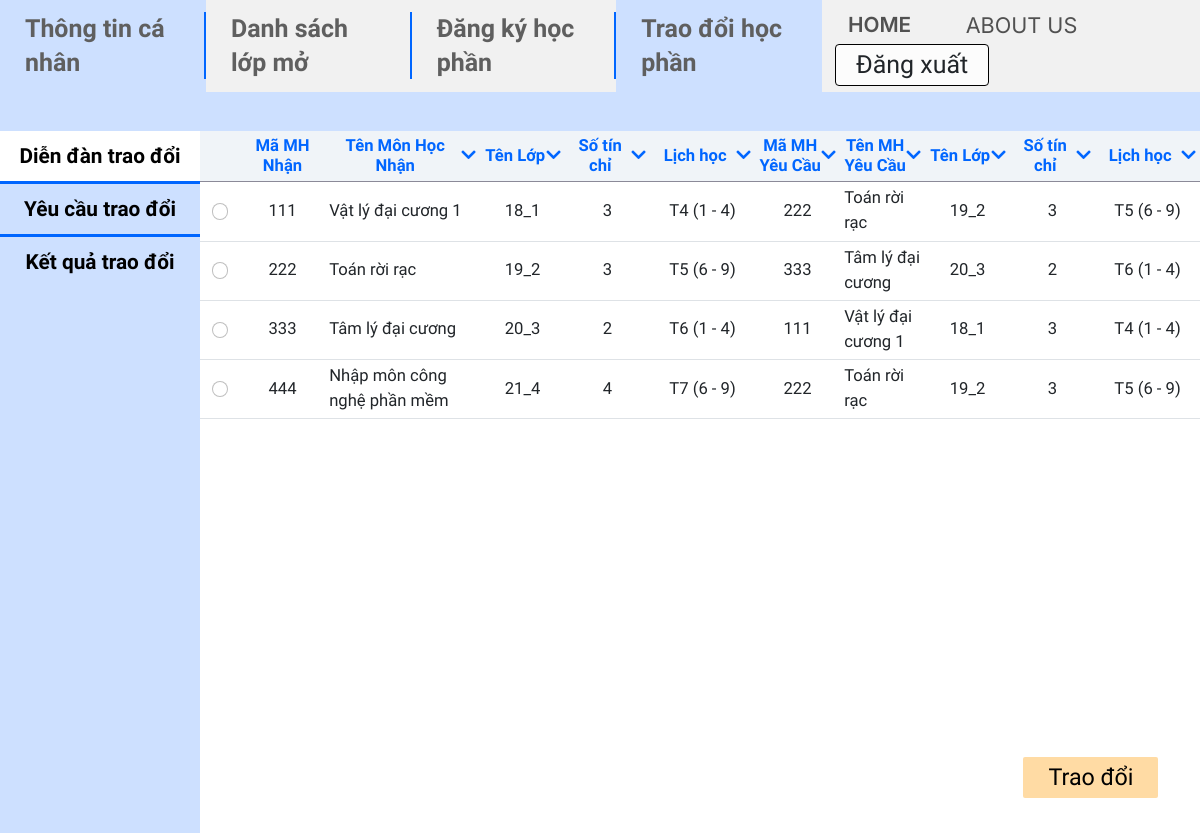
Screenshot of /mvc/views/Exchange.php (signed in) with the database file from the repository.
### tables this page shows
CREATE TABLE `trade` (
  `trade_ID` int(11) NOT NULL,
  `period_id` int(11) NOT NULL,
  `course_id` int(11) NOT NULL,
  `class_id` int(11) NOT NULL,
  `student_id` int(11) NOT NULL,
  `target_course_id` int(11) NOT NULL,
  `target_class_id` int(11) NOT NULL,
  `student2_id` int(11) DEFAULT NULL,
  `state` int(11) DEFAULT NULL
);

CREATE TABLE `course` (
  `ID` int(11) NOT NULL,
  `name` varchar(100) NOT NULL,
  `credits` int(11) NOT NULL,
  `faculty` int(11) DEFAULT NULL
);

CREATE TABLE `class` (
  `ID` int(11) NOT NULL,
  `name` varchar(45) NOT NULL,
  `school_year` year(4) NOT NULL,
  `faculty` int(11) NOT NULL
);

CREATE TABLE `day` (
  `num` int(11) NOT NULL,
  `name` varchar(45) NOT NULL
);

CREATE TABLE `available_course_info` (
  `period_id` int(11) NOT NULL,
  `course_id` int(11) NOT NULL,
  `class_id` int(11) NOT NULL,
  `room` varchar(45) NOT NULL,
  `max_student` int(11) NOT NULL,
  `start_period` int(11) NOT NULL,
  `end_period` int(11) NOT NULL,
  `start_date` datetime DEFAULT NULL,
  `day` int(11) DEFAULT NULL
);

### mvc/views/Exchange.php (the view, shortened to what this page needs)
<?php
include "../config/db_connect.php";
$sql = "SELECT t.trade_id, co1.ID AS course1_id, co1.name AS course1_name, cl1.name AS class_name1, co1.credits AS course1_cre, d1.name AS day_name1, aci1.start_period AS course1_start, aci1.end_period AS course1_end,
        co2.ID AS course2_id, co2.name AS course2_name, cl2.name AS class_name2, co2.credits AS course2_cre, d2.name AS day_name2, aci2.start_period AS course2_start, aci2.end_period AS course2_end
FROM trade t
INNER JOIN course co1 ON t.course_id = co1.ID
INNER JOIN available_course_info aci1 ON t.period_id = aci1.period_id AND t.course_id = aci1.course_id AND t.class_id = aci1.class_id
INNER JOIN class cl1 ON cl1.ID = aci1.class_id
INNER JOIN day d1 on d1.num = aci1.day
INNER JOIN course co2 ON t.target_course_id = co2.ID
INNER JOIN available_course_info aci2 ON t.period_id = aci2.period_id AND t.target_course_id = aci2.course_id AND t.target_class_id = aci2.class_id
INNER JOIN class cl2 ON cl2.ID = aci2.class_id
INNER JOIN day d2 on d2.num = aci2.day
WHERE t.state IS NULL";
$query = $conn->query($sql);
$query->setFetchMode(PDO::FETCH_ASSOC);
?>
<!DOCTYPE html>
<html lang="en">
<head>
  <link href="https://cdn.jsdelivr.net/npm/bootstrap@5.2.3/dist/css/bootstrap.min.css" rel="stylesheet" />
  <link rel="stylesheet" href="https://cdnjs.cloudflare.com/ajax/libs/font-awesome/5.15.3/css/all.min.css">
  <link rel="stylesheet" href="../../public/css/Exchange.css" />
</head>
<body>
  <div class="container-fluid" style="padding: 0 !important">
    <div id="rectangle" style="width:100%; height:4.8rem; background-color: #CDE0FF"></div>
    <div class="row h-100" style="margin: 0!important">
      <div class="col-2 bg-primary pane">
        <div class="list-group-flush">
          <a href="./Exchange.php" class="list-group-item list-group-item-action left-exchange">Diễn đàn trao đổi</a>
          <a href="./Demand.php" class="list-group-item list-group-item-action left-demand">Yêu cầu trao đổi</a>
          <a href="./ExchangeResult.php" class="list-group-item list-group-item-action left-result">Kết quả trao đổi</a>
        </div>
      </div>
      <div class="col-10" style="padding: 0px !important">
        <form action="../controllers/trade.php" class="demand" method="post">
          <div class="table-responsive" style="min-width: 700px; height: calc(100vh - 22rem)">
            <table class="table table-responsive table-hover">
              <thead style="background-color: #F0F4F8; border-bottom: 1px solid #8B8A98;">
                <tr>
                  <th style="width: 4%"></th>
                  <th style="width: 8.5%">Mã MH<br>Nhận</th>
                  <th style="width: 15.5%">
                    <div style="display:flex; align-items:center; justify-content: center">
                      <div style="margin-left: 0;">Tên Môn Học Nhận</div>
                      <div style="margin-left: auto"><i class="fa fa-chevron-down"></i></div>
                    </div>
                  </th>
                  <th style="width: 8.5%">
                    <div style="display:flex; align-items:center; justify-content: center">
                      <div style="margin-left: auto">Tên Lớp</div>
                      <div style="margin-left: auto"><i class="fa fa-chevron-down"></i></div>
                    </div>
                  </th>
                  <th style="width: 8.5%">
                    <div style="display:flex; align-items:center; justify-content: center">
                      <div style="margin-left: auto">Số tín chỉ</div>
                      <div style="margin-left: auto"><i class="fa fa-chevron-down"></i></div>
                    </div>
                  </th>
                  <th style="width: 10.5%">
                    <div style="display:flex; align-items:center; justify-content: center">
                      <div style="margin-left: auto">Lịch học</div>
                      <div style="margin-left: auto"><i class="fa fa-chevron-down"></i></div>
                    </div>
                  </th>
                  <th style="width: 8.5%">
                    <div style="display: flex; align-items: center; justify-content: center">
                      <div style="margin-left: auto">Mã MH<br>Yêu Cầu</div>
                      <div style="margin-left: auto"><i class="fa fa-chevron-down"></i></div>
                    </div>
                  </th>
                  <th style="width: 8.5%">
                    <div style="display:flex; align-items:center; justify-content: center">
                      <div style="margin-left: auto">Tên MH<br>Yêu Cầu</div>
                      <div style="margin-left: auto"><i class="fa fa-chevron-down"></i></div>
                    </div>
                  </th>
                  <th style="width: 8.5%">
                    <div style="display:flex; align-items:center; justify-content: center">
                      <div style="margin-left: auto">Tên Lớp</div>
                      <div style="margin-left: auto"><i class="fa fa-chevron-down"></i></div>
                    </div>
                  </th>
                  <th style="width: 8.5%">
                    <div style="display:flex; align-items:center; justify-content: center">
                      <div style="margin-left: auto">Số tín chỉ</div>
                      <div style="margin-left: auto"><i class="fa fa-chevron-down"></i></div>
                    </div>
                  </th>
                  <th style="width: 10.5%">
                    <div style="display:flex; align-items:center; justify-content: center">
                      <div style="margin-left: auto">Lịch học</div>
                      <div style="margin-left: auto"><i class="fa fa-chevron-down"></i></div>
                    </div>
                  </th>
                </tr>
              </thead>
              <tbody>
                <?php
                $i = 1;
                while ($row = $query->fetch()) { ?>
                  <tr>
                    <td><input class="form-check-input" id="trade-<?php echo $i; $i += 1; ?>" type="radio" name="select-demand" value="<?php echo $row['trade_id']; ?>"></td>
                    <td><?php echo $row['course1_id']; ?></td>
                    <td style="text-align: left">
                      <?php echo $row['course1_name']; ?></td>
                    <td><?php echo $row['class_name1']; ?></td>
                    <td><?php echo $row['course1_cre']; ?></td>
                    <td><?php echo $row['day_name1'] . ' (' . $row['course1_start'] . ' - ' . $row['course1_end'] . ')'; ?></td>
                    <td><?php echo $row['course2_id']; ?></td>
                    <td style="text-align: left">
                      <?php echo $row['course2_name']; ?></td>
                    <td><?php echo $row['class_name2']; ?></td>
                    <td><?php echo $row['course2_cre']; ?></td>
                    <td><?php echo $row['day_name2'] . ' (' . $row['course2_start'] . ' - ' . $row['course2_end'] . ')'; ?></td>
                  </tr>
                <?php } ?>
              </tbody>
            </table>
          </div>
          <button type="submit" name="trade" class="btn-trade">Trao đổi</button>
        </form>
      </div>
    </div>
  </div>
</body>
</html>

### public/css/Exchange.css (style rules this page uses)
.left-exchange { border: none !important; background-color: white; }
.left-exchange { border: none !important; }
.list-group-item { font-weight: 700; font-size: 2.5rem; line-height: 4rem; padding: 1rem 0 !important; text-align: center; color: black !important; border-top: 1px solid #0066FF; }
.btn-trade { position: block; vertical-align: bottom; float: right; margin-top: 1rem; margin-right: 5rem; text-align: center; font-weight: 500; font-size: 2.8rem; line-height: 3rem; padding: 1rem 3rem; color: black; border: none; background-color: #FFDBA4; border-radius: 2px; }
.pane { min-height: calc(100vh - 11.8rem); padding: 0 !important; }
th { font-weight: 600; font-size: 2rem; line-height: 2.5rem; color: #0066FF; }
thead { position: sticky; position: -webkit-sticky; top: 0; background-color: #F0F4F8; z-index: 999; border-top: none !important; border-bottom: none !important; box-shadow: inset 0 -1px 0 #8B8A98; padding: 2px 0; }
table tbody:nth-of-type(1) tr:nth-of-type(1) td { border-top: none !important; }
td { padding: 1rem 0; }
tr { vertical-align: middle; text-align: center; font-weight: 500; font-size: 2rem; }
.bg-secondary { background-color: #F1F1F1 !important; }
.bg-primary { background-color: #CDE0FF !important; }
body { font-family: 'Cabin', sans-serif; height: 100vh; }
@media screen and (max-width: 2399px) { html { font-size: 62.5% !important; } }
@media screen and (max-width: 1699px) { html { font-size: 52% !important; } }

### mvc/views/Exchange.php (style rules this page uses)
.nav-item.exchange { background-color: #cde0ff !important; }

### rows the page displays
trade: course.ID "111", course.name "Vật lý đại cương 1", class.name "18_1", course.credits "3", day.name "T4", available_course_info.start_period "1", available_course_info.end_period "4", target_course.ID "222", target_course.name "Toán rời rạc", target_class.name "19_2", target_course.credits "3", day.name "T5", available_course_info.start_period "6", available_course_info.end_period "9"
trade: course.ID "222", course.name "Toán rời rạc", class.name "19_2", course.credits "3", day.name "T5", available_course_info.start_period "6", available_course_info.end_period "9", target_course.ID "333", target_course.name "Tâm lý đại cương", target_class.name "20_3", target_course.credits "2", day.name "T6", available_course_info.start_period "1", available_course_info.end_period "4"
trade: course.ID "333", course.name "Tâm lý đại cương", class.name "20_3", course.credits "2", day.name "T6", available_course_info.start_period "1", available_course_info.end_period "4", target_course.ID "111", target_course.name "Vật lý đại cương 1", target_class.name "18_1", target_course.credits "3", day.name "T4"
trade: course.ID "444", course.name "Nhập môn công nghệ phần mềm", class.name "21_4", course.credits "4", day.name "T7", available_course_info.start_period "6", available_course_info.end_period "9", target_course.ID "222", target_course.name "Toán rời rạc", target_class.name "19_2", target_course.credits "3", day.name "T5"
